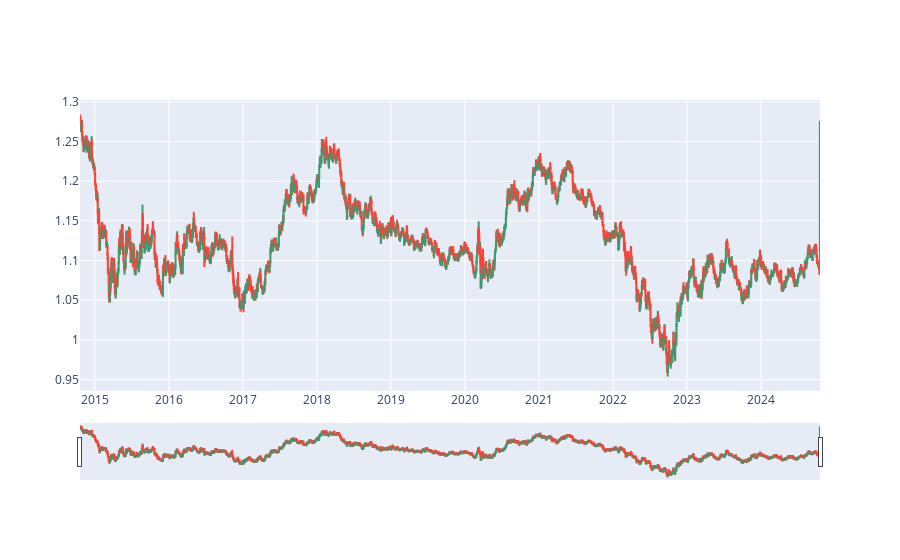

Source (notebook cell):
### Code cell
fig = go.Figure(data=[go.Candlestick(x=eur_1day_10year['Date'],
                open=eur_1day_10year['Open'],
                high=eur_1day_10year['High'],
                low=eur_1day_10year['Low'],
                close=eur_1day_10year['Close'])])

fig.show()

### Figure 1 — Plotly figure (JSON) as saved in the notebook; plotly's stock layout.template omitted (floating-point values rounded to 4 significant figures; data arrays with more than 128 entries replaced by an {"elided": "..."} marker saying what was removed)
{"data": [{"close": {"elided": "2605 float values"}, "high": {"elided": "2605 float values"}, "low": {"elided": "2605 float values"}, "open": {"elided": "2605 float values"}, "type": "candlestick", "x": {"elided": "2605 str values"}}], "layout": {}}
